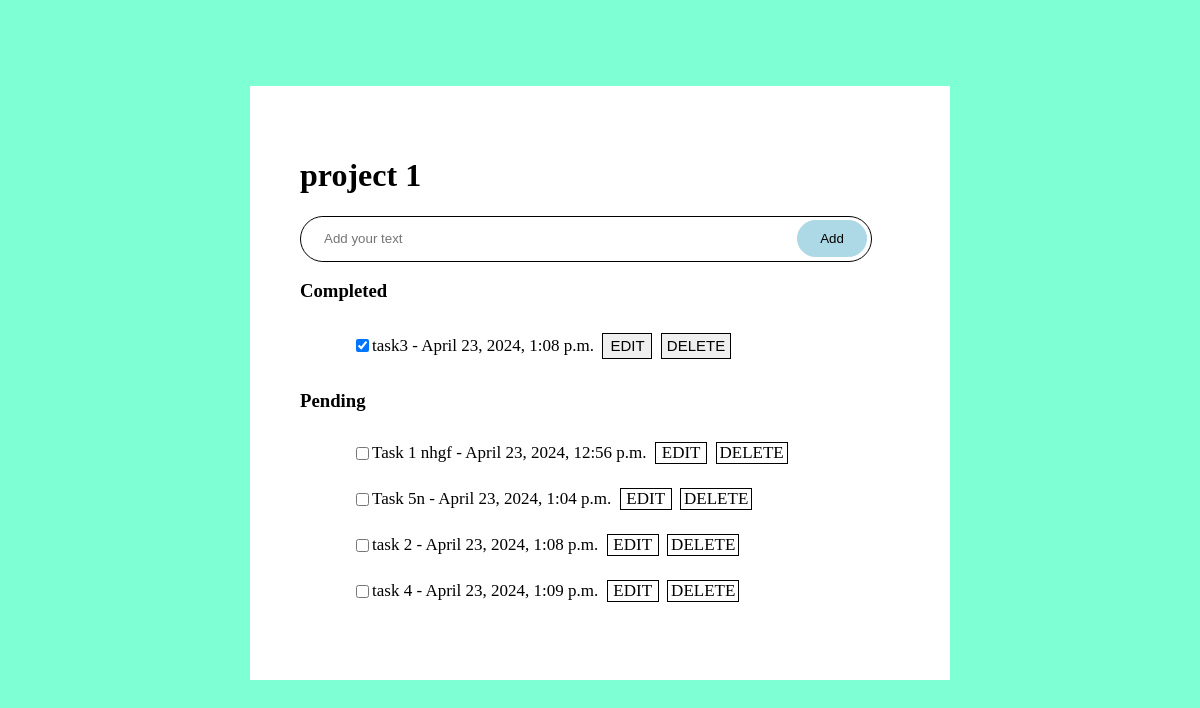
The app's page /list/todo/00000000-0000-0000-0000-000000000001/ with its own data.
### list/models.py (models this page shows, shortened)
class Project(models.Model):
     projectid=models.UUIDField(primary_key=True, editable=False,default=uuid.uuid4)
     title=models.CharField(max_length=100)
     cdate=models.DateTimeField(auto_now=True)

class Todo(models.Model):
    id = models.UUIDField(primary_key=True, editable=False,default=uuid.uuid4)
    description = models.TextField()
    status =models.BooleanField(default=False)
    created_date = models.DateTimeField(auto_now=True)
    updated_date = models.DateTimeField(auto_now=True)
    project = models.ForeignKey(Project, on_delete=models.CASCADE,null=True)

### list/views.py (the view)
# urls.py: path('todo/<uuid:project_id>/', views.todo, name='todo'),
def todo(request, project_id):
    project = get_object_or_404(Project, pk=project_id)
    todos = Todo.objects.filter(project=project)
    if request.method == 'POST':
        todo_form = todoForm(request.POST)
        if todo_form.is_valid():
            todo = todo_form.save(commit=False)
            todo.project = project
            todo.save()
            return redirect('project_detail', projectid=project_id)
    else:
        todo_form = todoForm()
    return render(request, 'todo.html', {'project': project, 'todos': todos, 'todo_form': todo_form})

### list/forms.py
class todoForm(forms.Form):
     title=forms.CharField()

### templates/todo.html (shortened to what this page needs)
{% load static %}
<!DOCTYPE html>
<html lang="en">
<head>
  <link rel="stylesheet" href="{% static 'css/todo.css' %}">
</head>
<body>
  <div class="main">
    <div class="todos">
      <form method="post" name="frm">
      <h1>{{ project.title }}</h1>
      <div class="textadd">
        <input type="text" id="inp" placeholder="Add your text" class="ta">
        <button class="bu" onclick="addTodo()">Add</button>
      </div>
      <h3>Completed</h3>
        <ul class="completed-list">
          {% for todo in todos %}
          {% if todo.status %}
            <li>
              <input type="checkbox" id="todo-{{ todo.id }}" data-todo-id="{{ todo.id }}" {% if todo.status == 'complete' %} checked {% endif %} checked>
              <label for="todo-{{ todo.id }}">{{ todo.description }} - {{ todo.updated_date }}</label>&nbsp;&nbsp;
              <button class="ss" onclick="updateTodoStatus()"><p>EDIT</p></button>&nbsp;&nbsp;
              <button class="ee" onclick="deleteTodo()"><P>DELETE</P></button>
            </li>
          {% endif %}
          {% endfor %}
        </ul>
      <h3>Pending</h3>
        <ul class="pending-list">
          {% for todo in todos %}
          {% if not todo.status %}
            <li>
              <input type="checkbox" id="todo-{{ todo.id }}" data-todo-id="{{ todo.id }}" {% if todo.status == 'complete' %} checked {% endif %}>
              <label for="todo-{{ todo.id }}">{{ todo.description }} - {{ todo.created_date }}</label>&nbsp;&nbsp;
              <a href="{% url 'edit' todo.id  %}" class="ed"><p>EDIT</p></a>&nbsp;&nbsp;
              <a href="{% url 'delete' todo.id  %}" class="dd"><p>DELETE</p></a>
            </li>
            {% endif %}
          {% endfor %}
        </ul>
      </form>
    </div>
  </div>
</body>
</html>

### static/css/todo.css (style rules this page uses)
body { background-color:aquamarine; }
.main { width: 100%; min-height: 750px; background-size: cover; display: flex; justify-content: center; align-items: center; }
.todos { width: 600px; background-color: white; display: flex; justify-content: center; flex-direction: column; padding: 50px; gap: 20px; }
.textadd { width: 550px; border: 1px solid black; padding-left: 20px; border-radius: 40px; display: flex; align-items: center; }
.bu { background-color: lightblue; border: 1px solid lightblue; border-radius: 40px; width: 70px; padding: 10px; }
.ta { height: 40px; width: 470px; background-color: white; border: 1px solid white; outline: none; }
li { list-style: none; font-size: 17px; padding: 12px; user-select: none; cursor: pointer; }
a { text-decoration: none; color: black; }
li { display: flex; flex-direction: row; align-items: center; }
.ed { width: 50px; height: 20px; display: flex; align-items: center; justify-content: center; border: .5px solid black; }
.dd { width: 70px; height: 20px; display: flex; align-items: center; justify-content: center; border: .5px solid black; }
.ee { width: 70px; height: 12px; padding: 12px; display: flex; align-items: center; justify-content: center; border: .5px solid black; font-size: 15px; }
.ss { width: 50px; height: 12px; padding: 12px; display: flex; align-items: center; justify-content: center; border: .5px solid black; font-size: 15px; }

### records on screen
Project: title "project 1"
Todo: status "☑", description "task3", updated_date "April 23, 2024, 1:08 p.m."
Todo: description "Task 1 nhgf", created_date "April 23, 2024, 12:56 p.m."
Todo: description "Task 5n", created_date "April 23, 2024, 1:04 p.m."
Todo: description "task 2", created_date "April 23, 2024, 1:08 p.m."
Todo: description "task 4", created_date "April 23, 2024, 1:09 p.m."
